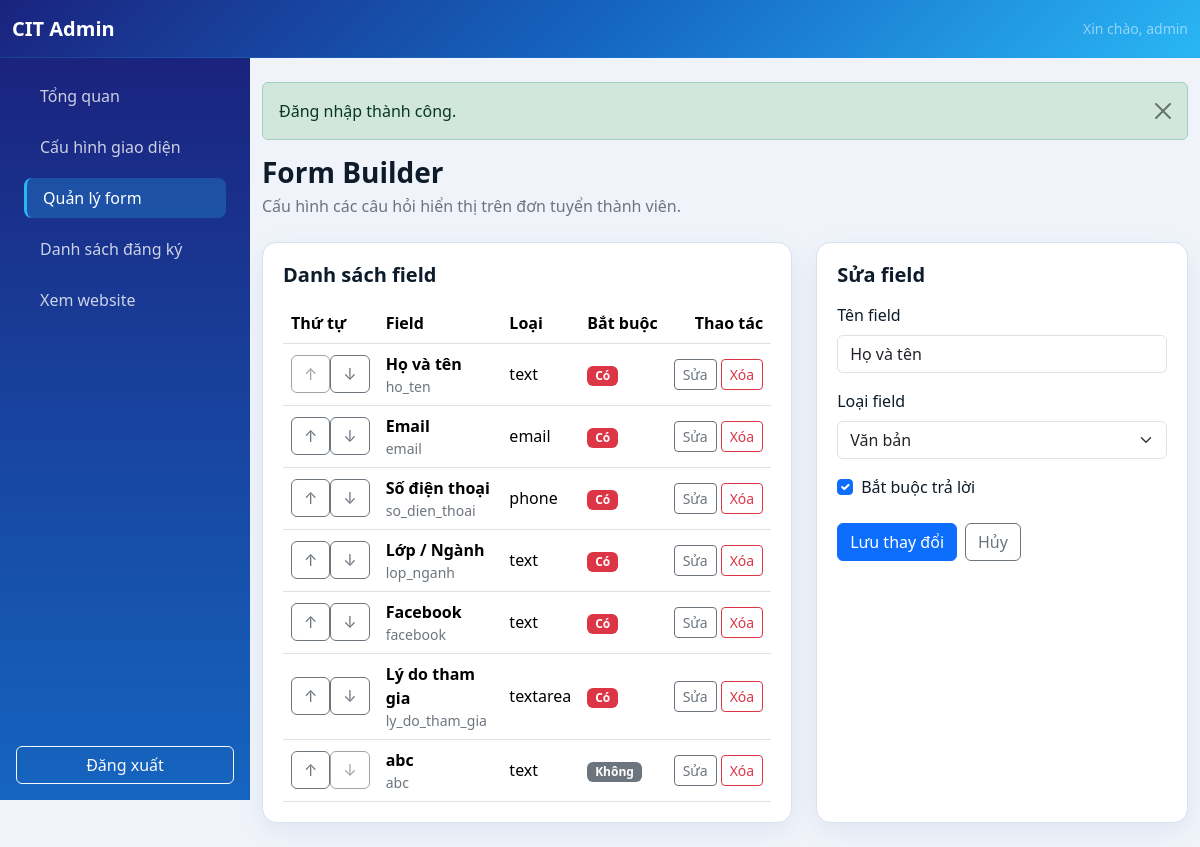
Screenshot of /admin/form-builder.php?edit=1 (signed in) with the database file from the repository.
### tables this page shows
CREATE TABLE `form_fields` (
  `id` int unsigned NOT NULL AUTO_INCREMENT,
  `field_label` varchar(150) NOT NULL,
  `field_name` varchar(64) NOT NULL,
  `field_type` enum('text','email','phone','textarea','dropdown','radio','checkbox') NOT NULL,
  `options` text,
  `is_required` tinyint(1) NOT NULL DEFAULT '0',
  `sort_order` int unsigned NOT NULL DEFAULT '0',
  PRIMARY KEY (`id`),
  UNIQUE KEY `field_name` (`field_name`),
  KEY `idx_form_fields_sort_order` (`sort_order`,`id`)
);

### includes/db.php (called while the page is built, shortened)
<?php
function db(): PDO
{
    static $pdo = null;
    $dbHost = getenv('DB_HOST') ?: '127.0.0.1';
    $dbPort = getenv('DB_PORT') ?: '3306';
    $dbName = getenv('DB_NAME') ?: 'club_management';
    $dbUser = getenv('DB_USER') ?: 'root';
    $dbPass = getenv('DB_PASS') ?: 'Cit@2026';
    $options = [
        PDO::ATTR_ERRMODE => PDO::ERRMODE_EXCEPTION,
        PDO::ATTR_DEFAULT_FETCH_MODE => PDO::FETCH_ASSOC,
        PDO::ATTR_EMULATE_PREPARES => false,
        PDO::ATTR_TIMEOUT => 5,
    ];
    if (defined('Pdo\Mysql::ATTR_INIT_COMMAND')) {
        $options[Pdo\Mysql::ATTR_INIT_COMMAND] = "SET SESSION sql_mode='STRICT_TRANS_TABLES,ERROR_FOR_DIVISION_BY_ZERO,NO_ENGINE_SUBSTITUTION'";
    } elseif (defined('PDO::MYSQL_ATTR_INIT_COMMAND')) {
        $options[PDO::MYSQL_ATTR_INIT_COMMAND] = "SET SESSION sql_mode='STRICT_TRANS_TABLES,ERROR_FOR_DIVISION_BY_ZERO,NO_ENGINE_SUBSTITUTION'";
    }
    try {
        $pdo = new PDO(
            "mysql:host={$dbHost};port={$dbPort};dbname={$dbName};charset=utf8mb4;connect_timeout=5",
            $dbUser,
            $dbPass,
            $options
        );
    } catch (PDOException $exception) {
        error_log('Database connection failed: ' . $exception->getMessage());
        http_response_code(500);
        exit('Không thể kết nối cơ sở dữ liệu. Vui lòng kiểm tra cấu hình.');
    }
    return $pdo;
}
class LazyPDO
{
    private ?PDO $instance = null;
    private function getPDO(): PDO
    {
        if ($this->instance === null) {
            $this->instance = db();
        }
        return $this->instance;
    }
    public function query(string $query, ?int $fetchMode = null, mixed ...$fetchModeArgs): PDOStatement|false
    {
        return $this->getPDO()->query($query, $fetchMode, ...$fetchModeArgs);
    }
    public function prepare(string $query, array $options = []): PDOStatement|false
    {
        return $this->getPDO()->prepare($query, $options);
    }
}
$pdo = new LazyPDO();

### includes/helpers.php (called while the page is built, shortened)
<?php
function render_component(string $component, array $props = []): void
{
    $component = preg_replace('/[^a-zA-Z0-9_\/\\-]+/', '', $component);
    $componentPath = __DIR__ . '/components/' . str_replace(['\\', '/'], DIRECTORY_SEPARATOR, $component) . '.php';
    extract($props, EXTR_SKIP);
    require $componentPath;
}
function field_options(?string $options): array
{
    if ($options === null || trim($options) === '') {
        return [];
    }
    $options = trim($options);
    $lines = preg_split('/\r\n|\r|\n/', $options);
    return array_values(array_filter(array_map(static fn ($line): string => trim((string) $line), $lines), static fn ($line): bool => $line !== ''));
}

### config.php (called while the page is built, shortened)
<?php
require_once __DIR__ . '/includes/helpers.php';
function e(?string $value): string
{
    return htmlspecialchars($value ?? '', ENT_QUOTES | ENT_SUBSTITUTE, 'UTF-8');
}

### includes/components/admin/form-builder-row.php (the view, shortened to what this page needs)
<tr>
    <td>
        <div class="btn-group btn-group-sm" aria-label="Sắp xếp <?= e((string) $field['field_label']) ?>">
            <form method="post" action="form-builder.php">
                <button class="btn btn-outline-secondary" type="submit" <?= $index === 0 ? 'disabled' : '' ?> aria-label="Đưa lên">↑</button>
            </form>
            <form method="post" action="form-builder.php">
                <button class="btn btn-outline-secondary" type="submit" <?= $index === $totalFields - 1 ? 'disabled' : '' ?> aria-label="Đưa xuống">↓</button>
            </form>
        </div>
    </td>
    <td>
        <strong><?= e((string) $field['field_label']) ?></strong>
        <small class="d-block text-secondary"><?= e((string) $field['field_name']) ?></small>
    </td>
    <td><?= e((string) $field['field_type']) ?></td>
    <td>
        <?= (int) $field['is_required']
            ? '<span class="badge text-bg-danger">Có</span>'
            : '<span class="badge text-bg-secondary">Không</span>' ?>
    </td>
    <td class="text-end">
        <?php render_component('admin/table-actions', [
            'actions' => [
                'edit' => [
                    'url' => 'form-builder.php?edit=' . (int) $field['id'],
                    'label' => 'Sửa'
                ],
                'delete' => [
                    'action' => 'form-builder.php',
                    'field_name' => 'field_id',
                    'field_value' => (int) $field['id'],
                    'confirm' => 'Xóa field này? Các câu trả lời liên quan cũng sẽ bị xóa.'
                ]
            ]
        ]); ?>
    </td>
</tr>

### admin/form-builder.php (shortened to what this page needs)
<?php
require_once __DIR__ . '/auth-check.php';
$formData = ['id' => 0, 'field_label' => '', 'field_type' => 'text', 'options' => '', 'is_required' => 0];
$editId = filter_input(INPUT_GET, 'edit', FILTER_VALIDATE_INT) ?: 0;
if (!is_post() && $editId > 0) {
    $statement = $pdo->prepare(
        'SELECT id, field_label, field_type, options, is_required
         FROM form_fields WHERE id = :id'
    );
    $statement->execute(['id' => $editId]);
    $editField = $statement->fetch();
    if ($editField) {
        $formData = [
            'id' => (int) $editField['id'],
            'field_label' => $editField['field_label'],
            'field_type' => $editField['field_type'],
            'options' => implode("\n", field_options($editField['options'])),
            'is_required' => (int) $editField['is_required'],
        ];
    }
}
$fields = $pdo->query(
    'SELECT id, field_label, field_name, field_type, options, is_required, sort_order
     FROM form_fields ORDER BY sort_order, id'
)->fetchAll();
require __DIR__ . '/header.php';
?>
<div class="mb-4"><h1 class="h3 fw-bold mb-1">Form Builder</h1><p class="text-secondary mb-0">Cấu hình các câu hỏi hiển thị trên đơn tuyển thành viên.</p></div>
<div class="row g-4">
    <div class="col-xl-5 order-xl-2">
        <section class="content-card">
            <h2 class="h5 fw-bold mb-3"><?= $formData['id'] ? 'Sửa field' : 'Thêm field mới' ?></h2>
            <form method="post" action="form-builder.php<?= $formData['id'] ? '?edit=' . (int) $formData['id'] : '' ?>">
                <div class="mb-3">
                    <label class="form-label" for="field_label">Tên field</label>
                    <input class="form-control" id="field_label" name="field_label" value="<?= e($formData['field_label']) ?>" maxlength="150" required>
                </div>
                <div class="mb-3">
                    <label class="form-label" for="field_type">Loại field</label>
                    <select class="form-select" id="field_type" name="field_type" required>
                        <?php foreach (['text'=>'Văn bản','email'=>'Email','phone'=>'Số điện thoại','textarea'=>'Đoạn văn','dropdown'=>'Danh sách thả xuống','radio'=>'Chọn một','checkbox'=>'Chọn nhiều'] as $value => $label): ?>
                            <option value="<?= e($value) ?>" <?= $formData['field_type'] === $value ? 'selected' : '' ?>><?= e($label) ?></option>
                        <?php endforeach; ?>
                    </select>
                </div>
                <div class="form-check mb-4">
                    <input class="form-check-input" type="checkbox" id="is_required" name="is_required" value="1" <?= $formData['is_required'] ? 'checked' : '' ?>>
                    <label class="form-check-label" for="is_required">Bắt buộc trả lời</label>
                </div>
                <div class="d-flex gap-2">
                    <button class="btn btn-primary" type="submit"><?= $formData['id'] ? 'Lưu thay đổi' : 'Thêm field' ?></button>
                    <?php if ($formData['id']): ?><a class="btn btn-outline-secondary" href="form-builder.php">Hủy</a><?php endif; ?>
                </div>
            </form>
        </section>
    </div>
    <div class="col-xl-7 order-xl-1">
        <section class="content-card">
            <h2 class="h5 fw-bold mb-3">Danh sách field</h2>
            <?php if (!$fields): ?><div class="alert alert-info mb-0">Chưa có field nào.</div><?php else: ?>
                <div class="table-responsive">
                    <table class="table align-middle mb-0">
                        <thead><tr><th>Thứ tự</th><th>Field</th><th>Loại</th><th>Bắt buộc</th><th class="text-end">Thao tác</th></tr></thead>
                        <tbody>
                        <?php foreach ($fields as $index => $field): ?>
                            <?php render_component('admin/form-builder-row', [
                                'field' => $field,
                                'index' => $index,
                                'totalFields' => count($fields),
                            ]); ?>
                        <?php endforeach; ?>
                        </tbody>
                    </table>
                </div>
            <?php endif; ?>
        </section>
    </div>
</div>
<?php require __DIR__ . '/footer.php'; ?>

### includes/components/admin/table-actions.php (shortened to what this page needs)
<div class="d-inline-flex gap-1">
    <?php foreach ($actions as $type => $config): ?>
        <?php if ($type === 'delete'): ?>
            <form method="post" action="<?= e((string) $config['action']) ?>" onsubmit="return confirm('<?= e((string) ($config['confirm'] ?? 'Bạn chắc chắn muốn thực hiện thao tác này?')) ?>');">
                <button class="btn btn-sm btn-outline-danger" type="submit"><?= e((string) ($config['label'] ?? 'Xóa')) ?></button>
            </form>
        <?php else: ?>
            <a class="btn btn-sm <?= $type === 'detail' ? 'btn-outline-primary' : 'btn-outline-secondary' ?>" href="<?= e((string) $config['url']) ?>">
                <?= e((string) ($config['label'] ?? ($type === 'detail' ? 'Chi tiết' : 'Sửa'))) ?>
            </a>
        <?php endif; ?>
    <?php endforeach; ?>
</div>

### rows the page displays
form_fields: field_label "Họ và tên", field_name "ho_ten", field_type "text", is_required "Có", label "Sửa", label "Xóa"
form_fields: field_label "Email", field_name "email", field_type "email", is_required "Có", label "Sửa", label "Xóa"
form_fields: field_label "Số điện thoại", field_name "so_dien_thoai", field_type "phone", is_required "Có", label "Sửa", label "Xóa"
form_fields: field_label "Lớp / Ngành", field_name "lop_nganh", field_type "text", is_required "Có", label "Sửa", label "Xóa"
form_fields: field_label "Facebook", field_name "facebook", field_type "text", is_required "Có", label "Sửa", label "Xóa"
form_fields: field_label "Lý do tham gia", field_name "ly_do_tham_gia", field_type "textarea", is_required "Có", label "Sửa", label "Xóa"
form_fields: field_label "abc", field_name "abc", field_type "text", is_required "Không", label "Sửa", label "Xóa"

### other values shown
$_SESSION['admin_username'] "admin"
$flash['message'] "Đăng nhập thành công."
form field field_type "Văn bản"
